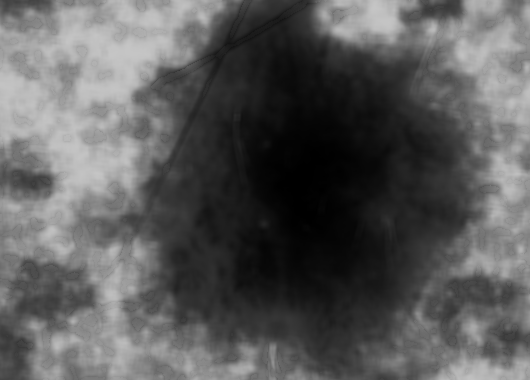
#> input picture HairRemoval_Images/hair_removed_gaussian_3x3_processed_1.png, 530 x 380 px; its folder holds only this picture in this run
$ python watershed.py
#> lines starting #> are read from the running program, lines starting #| are printed output that depends on the picture; after the words box and inside, x2 and y2 are one past the last pixel; in counts of white or black regions, pixels touching at a corner belong together
import numpy as np
import cv2 as cv
import os
from matplotlib import pyplot as plt
from scipy.ndimage import binary_dilation, generate_binary_structure

def apply_watershed_segmentation(input_folder, output_folder):
#> called with input_folder = 'HairRemoval_Images', output_folder = 'WatershedAfterHairRemoval_Images'
    os.makedirs(output_folder, exist_ok=True)

    for filename in os.listdir(input_folder):
        if filename.lower().endswith(('.png', '.jpg', '.jpeg', '.bmp', '.tiff')):
            img_path = os.path.join(input_folder, filename)

            img = cv.imread(img_path)
#> img is the input picture: shape (380, 530, 3); min 0, max 197, mean 90.6
            if img is None:
                print(f"Warning: Could not read image {filename}. Skipping.")
                continue

            gray = cv.cvtColor(img, cv.COLOR_BGR2GRAY)
            ret, thresh = cv.threshold(gray, 0, 255, cv.THRESH_BINARY_INV + cv.THRESH_OTSU)
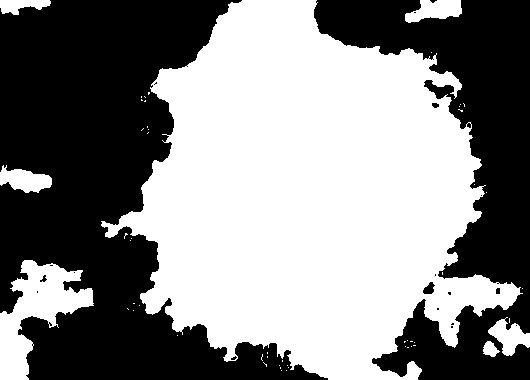
#> thresh: shape (380, 530); 52.7% white; 20 black regions (14 under 20 px), largest, box (x1, y1, x2, y2) and area: (0, 0, 328, 380) 61543, (314, 0, 530, 380) 33452, (423, 282, 435, 294) 93, (432, 103, 439, 108) 28, (40, 275, 47, 282) 25, (496, 288, 500, 294) 23
#> ret = 93

            # noise removal
            kernel = np.ones((3, 3), np.uint8)
            opening = cv.morphologyEx(thresh, cv.MORPH_OPEN, kernel, iterations=2)
#> opening: shape (380, 530); 52.3% white; 10 black regions (5 under 20 px), largest, box (x1, y1, x2, y2) and area: (0, 0, 328, 380) 62030, (314, 0, 530, 380) 33861, (423, 282, 435, 294) 95, (432, 103, 439, 108) 28, (40, 275, 47, 282) 27

            # sure background area
            sure_bg = cv.dilate(opening, kernel, iterations=3)
#> sure_bg: shape (380, 530); 57.2% white; 3 black regions (1 under 20 px), largest, box (x1, y1, x2, y2) and area: (0, 0, 317, 380) 57079, (317, 0, 530, 380) 29120

            # Finding sure foreground area
            dist_transform = cv.distanceTransform(opening, cv.DIST_L2, 5)
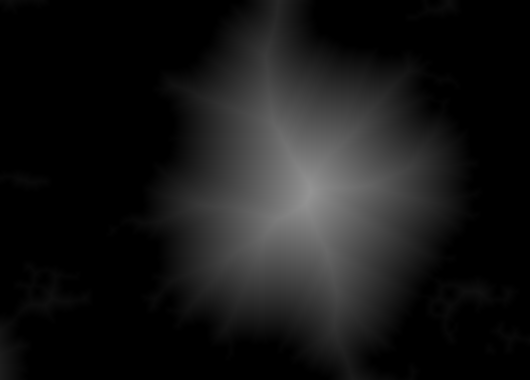
#> dist_transform: shape (380, 530) float32; min 0, max 148.4, mean 22.9
            ret, sure_fg = cv.threshold(dist_transform, 0.7 * dist_transform.max(), 255, 0)
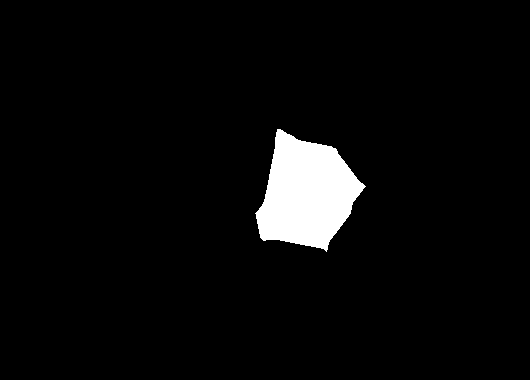
#> sure_fg: shape (380, 530) float32; 4.2% white; 1 white region, box (x1, y1, x2, y2) and area: (255, 129, 366, 252) 8494
#> ret = 103.9

            # Finding unknown region
            sure_fg = np.uint8(sure_fg)
            unknown = cv.subtract(sure_bg, sure_fg)
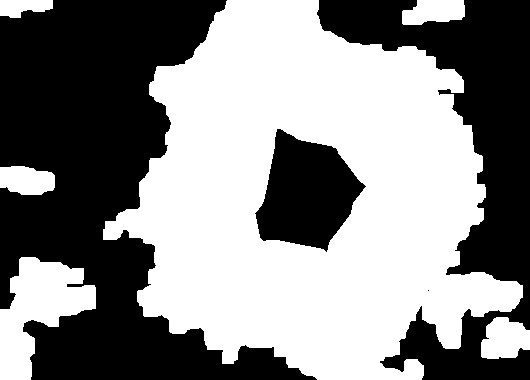
#> unknown: shape (380, 530); 53% white; 4 black regions (1 under 20 px), largest, box (x1, y1, x2, y2) and area: (0, 0, 317, 380) 57079, (317, 0, 530, 380) 29120, (255, 129, 366, 252) 8494

            # Marker labelling
            ret, markers = cv.connectedComponents(sure_fg)
#> ret = 2

            # Add one to all labels so that sure background is not 0, but 1
            markers = markers + 1

            # Now, mark the region of unknown with zero
            markers[unknown == 255] = 0
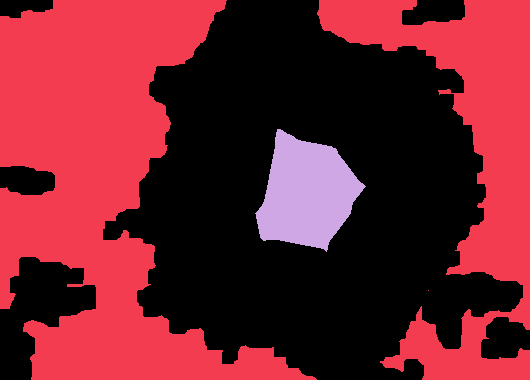
#> markers: shape (380, 530) int32; 3 distinct labels, from 0 to 2; one colour per label, 0 black

            # Perform watershed
            markers = cv.watershed(img, markers)
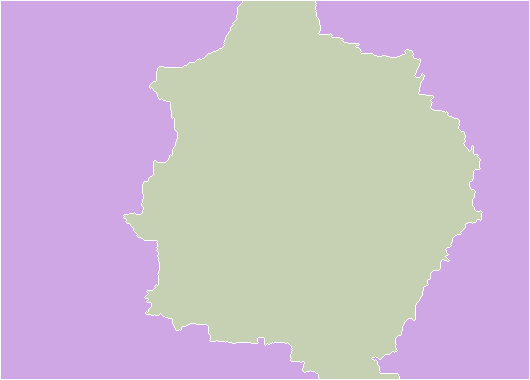
#> markers: shape (380, 530) int32; 3 distinct labels, from -1 to 2; one colour per label, 0 black, -1 white

            # Create a mask of the watershed boundaries
            boundary_mask = (markers == -1)
#> boundary_mask: shape (380, 530) bool; 1.5% white in thin lines or dots

            # Define the structuring element for dilation to make the lines wider
            # You can adjust the size and shape of the structure for different thickness
            struct = generate_binary_structure(2, 2) # This creates a 2x2 cross shape

            # Dilate the boundary mask
            dilated_boundary_mask = binary_dilation(boundary_mask, structure=struct, iterations=1) # Adjust iterations for more dilation
#> dilated_boundary_mask: shape (380, 530) bool; 4.2% white; 1 white region, box (x1, y1, x2, y2) and area: (0, 0, 530, 380) 8417

            # Create a copy of the original image to draw boundaries on
            segmented_img = img.copy()
            segmented_img [dilated_boundary_mask] = [255, 0, 0] # Mark dilated watershed boundaries in red
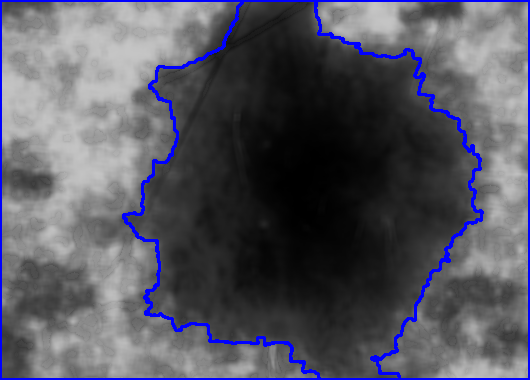
#> segmented_img: shape (380, 530, 3); 4.18% of pixels changed, all inside (x1, y1, x2, y2) = (0, 0, 530, 380)

            # Save the segmented image
            output_filename = f"watershed_{filename}"
            output_path = os.path.join(output_folder, output_filename)
            cv.imwrite(output_path, segmented_img)
            print(f"Processed and saved: {output_filename}")

# Define your input and output folders
input_folder = "HairRemoval_Images"
output_folder = "WatershedAfterHairRemoval_Images"

# Run the segmentation
apply_watershed_segmentation(input_folder, output_folder)

print("Watershed segmentation complete for all images.")

$ run again, on HairRemoval_Images/hair_removed_gaussian_3x3_processed_15.png
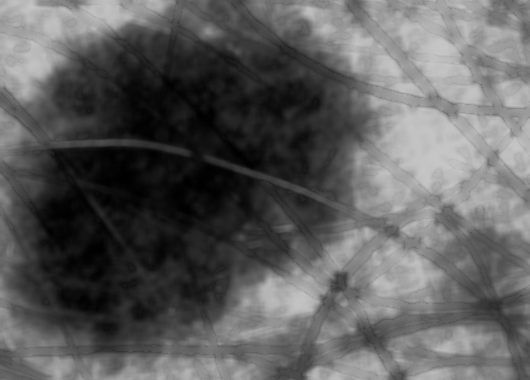
#> input picture HairRemoval_Images/hair_removed_gaussian_3x3_processed_15.png, 530 x 380 px
#> in apply_watershed_segmentation, img is the input picture: shape (380, 530, 3); min 0, max 198, mean 93.8
#> in apply_watershed_segmentation, `ret, thresh = cv.threshold(gray, 0, 255, cv.THRESH_BINARY_INV + cv.THR..`:
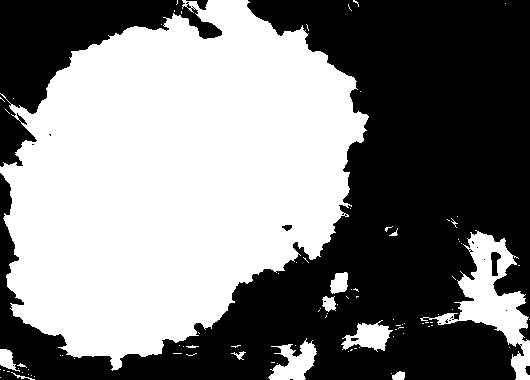
#> thresh: shape (380, 530); 49.5% white; 91 white regions (78 under 20 px), largest, box (x1, y1, x2, y2) and area: (0, 0, 369, 371) 91598, (420, 230, 530, 380) 4880, (268, 338, 317, 380) 1102
#> in apply_watershed_segmentation, `ret, thresh = cv.threshold(gray, 0, 255, cv.THRESH_BINARY_INV + cv.THR..`: ret = 93
#> opening: shape (380, 530); 48.8% white; 11 white regions, largest, box (x1, y1, x2, y2) and area: (0, 0, 368, 370) 91106, (459, 233, 530, 380) 4483, (270, 343, 316, 380) 1028
#> sure_bg: shape (380, 530); 53.3% white; 7 black regions (2 under 20 px), largest, box (x1, y1, x2, y2) and area: (0, 0, 530, 380) 83055, (0, 0, 198, 163) 10802, (201, 25, 217, 35) 102, (525, 331, 530, 338) 35, (200, 0, 204, 7) 22
#> in apply_watershed_segmentation, `ret, sure_fg = cv.threshold(dist_transform, 0.7 * dist_transform.max()..`: ret = 88.85
#> unknown: shape (380, 530); 47.7% white; 8 white regions, largest, box (x1, y1, x2, y2) and area: (0, 0, 371, 373) 85331, (456, 230, 530, 380) 6290, (267, 340, 319, 380) 1565
#> in apply_watershed_segmentation, `ret, markers = cv.connectedComponents(sure_fg)`: ret = 2
#> boundary_mask: shape (380, 530) bool; 1.7% white in thin lines or dots
#> dilated_boundary_mask: shape (380, 530) bool; 4.7% white; 1 white region, box (x1, y1, x2, y2) and area: (0, 0, 530, 380) 9510
#> in apply_watershed_segmentation, `segmented_img [dilated_boundary_mask] = [255, 0, 0]`:
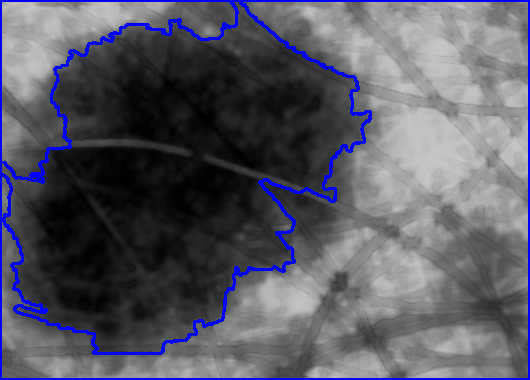
#> segmented_img: shape (380, 530, 3); 4.72% of pixels changed, all inside (x1, y1, x2, y2) = (0, 0, 530, 380)

$ run again, on HairRemoval_Images/hair_removed_gaussian_3x3_processed_17.png
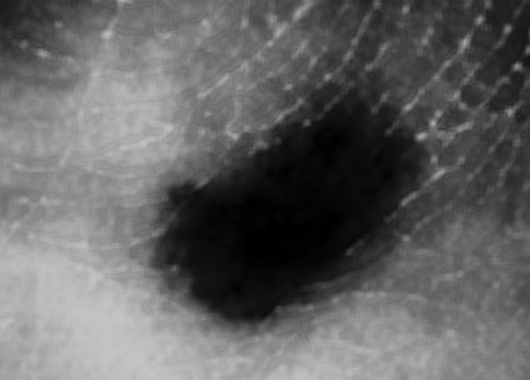
#> input picture HairRemoval_Images/hair_removed_gaussian_3x3_processed_17.png, 530 x 380 px
#> in apply_watershed_segmentation, img is the input picture: shape (380, 530, 3); min 0, max 197, mean 98.8
#> in apply_watershed_segmentation, `ret, thresh = cv.threshold(gray, 0, 255, cv.THRESH_BINARY_INV + cv.THR..`:
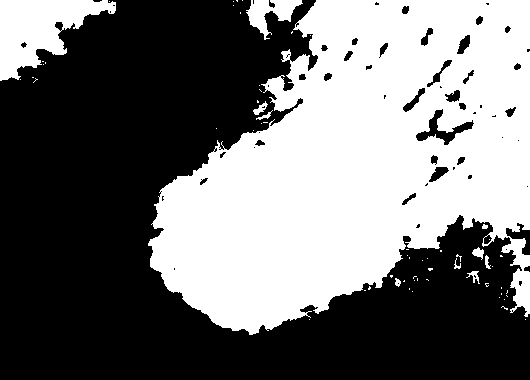
#> thresh: shape (380, 530); 44.6% white; 63 white regions (52 under 20 px), largest, box (x1, y1, x2, y2) and area: (148, 0, 530, 335) 83321, (0, 0, 116, 81) 4961, (246, 0, 303, 40) 1003
#> in apply_watershed_segmentation, `ret, thresh = cv.threshold(gray, 0, 255, cv.THRESH_BINARY_INV + cv.THR..`: ret = 93
#> opening: shape (380, 530); 43.9% white; 8 white regions, largest, box (x1, y1, x2, y2) and area: (149, 0, 530, 334) 81601, (0, 0, 116, 80) 4859, (511, 271, 530, 314) 582
#> sure_bg: shape (380, 530); 48.1% white; 5 white regions, box (x1, y1, x2, y2) and area: (146, 0, 530, 337) 89416, (0, 0, 119, 83) 5676, (245, 0, 305, 36) 1440, (470, 246, 486, 260) 215, (251, 106, 262, 117) 121
#> in apply_watershed_segmentation, `ret, sure_fg = cv.threshold(dist_transform, 0.7 * dist_transform.max()..`: ret = 59.89
#> in apply_watershed_segmentation, `ret, markers = cv.connectedComponents(sure_fg)`: ret = 2
#> boundary_mask: shape (380, 530) bool; 1.5% white in thin lines or dots
#> dilated_boundary_mask: shape (380, 530) bool; 4.1% white; 2 white regions, box (x1, y1, x2, y2) and area: (0, 0, 530, 380) 8108, (457, 38, 469, 55) 127
#> in apply_watershed_segmentation, `segmented_img [dilated_boundary_mask] = [255, 0, 0]`:
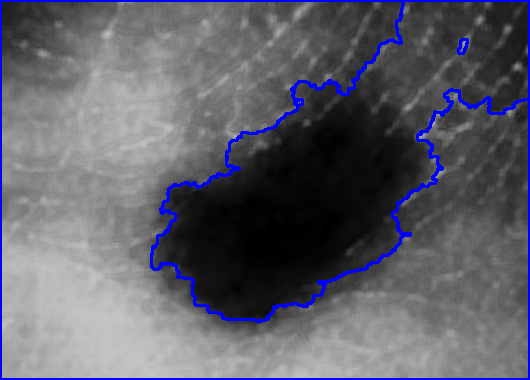
#> segmented_img: shape (380, 530, 3); 4.09% of pixels changed, all inside (x1, y1, x2, y2) = (0, 0, 530, 380)

$ run again, on HairRemoval_Images/hair_removed_gaussian_3x3_processed_18.png
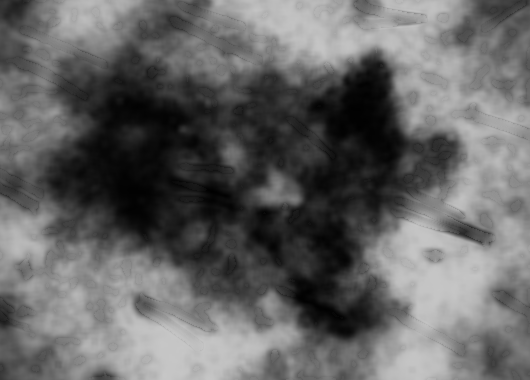
#> input picture HairRemoval_Images/hair_removed_gaussian_3x3_processed_18.png, 530 x 380 px
#> in apply_watershed_segmentation, img is the input picture: shape (380, 530, 3); min 0, max 198, mean 100.8
#> thresh: shape (380, 530); 46.7% white; 89 white regions (73 under 20 px), largest, box (x1, y1, x2, y2) and area: (0, 0, 461, 364) 83457, (0, 293, 54, 380) 2442, (0, 0, 41, 74) 2385
#> in apply_watershed_segmentation, `ret, thresh = cv.threshold(gray, 0, 255, cv.THRESH_BINARY_INV + cv.THR..`: ret = 97
#> opening: shape (380, 530); 46.3% white; 16 white regions, largest, box (x1, y1, x2, y2) and area: (0, 0, 459, 362) 83082, (0, 294, 54, 380) 2402, (0, 0, 39, 74) 2372
#> sure_bg: shape (380, 530); 51.9% white; 5 black regions, box (x1, y1, x2, y2) and area: (0, 0, 530, 380) 86892, (0, 0, 154, 165) 9689, (264, 178, 295, 200) 268, (148, 46, 157, 53) 44, (229, 151, 237, 159) 35
#> in apply_watershed_segmentation, `ret, sure_fg = cv.threshold(dist_transform, 0.7 * dist_transform.max()..`: ret = 55.69
#> unknown: shape (380, 530); 49.5% white; 16 white regions, largest, box (x1, y1, x2, y2) and area: (0, 0, 462, 365) 85350, (0, 291, 57, 380) 3035, (452, 0, 530, 53) 2941
#> in apply_watershed_segmentation, `ret, markers = cv.connectedComponents(sure_fg)`: ret = 3
#> boundary_mask: shape (380, 530) bool; 1.9% white in thin lines or dots
#> dilated_boundary_mask: shape (380, 530) bool; 5.6% white; 2 white regions, box (x1, y1, x2, y2) and area: (33, 43, 460, 340) 7586, (0, 0, 530, 380) 3624
#> in apply_watershed_segmentation, `segmented_img [dilated_boundary_mask] = [255, 0, 0]`:
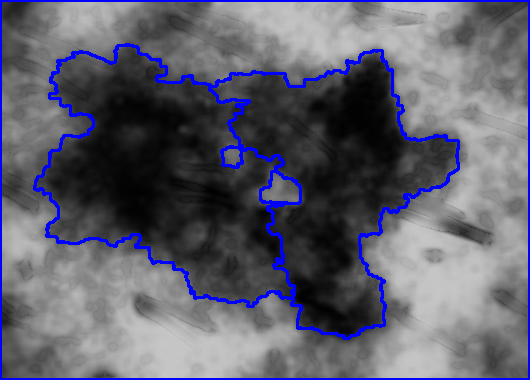
#> segmented_img: shape (380, 530, 3); 5.57% of pixels changed, all inside (x1, y1, x2, y2) = (0, 0, 530, 380)
